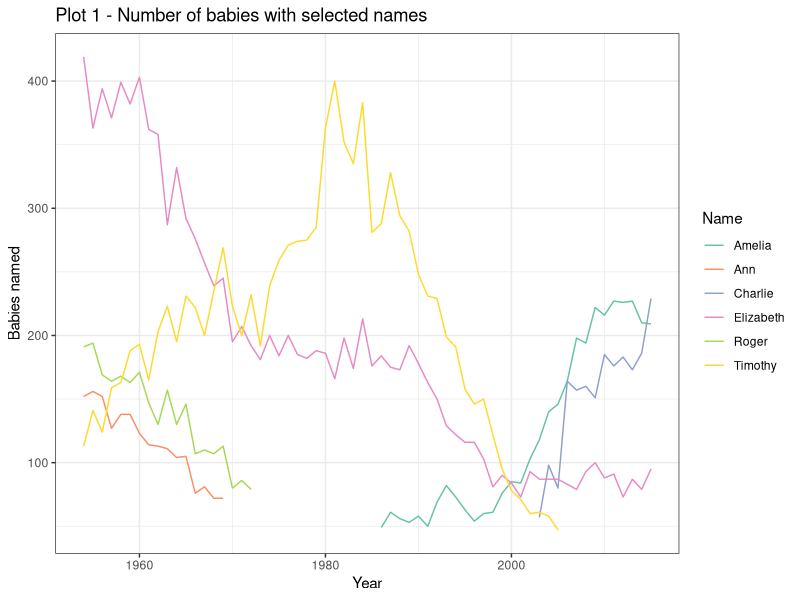
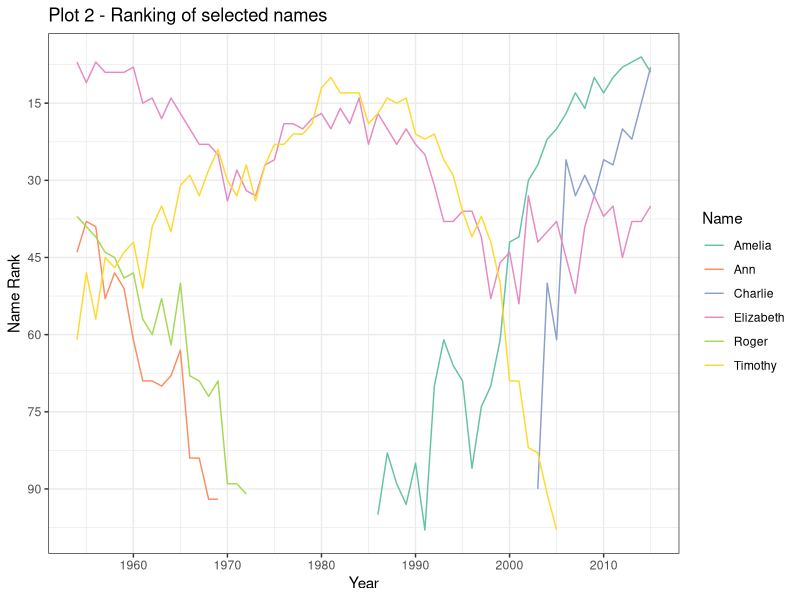
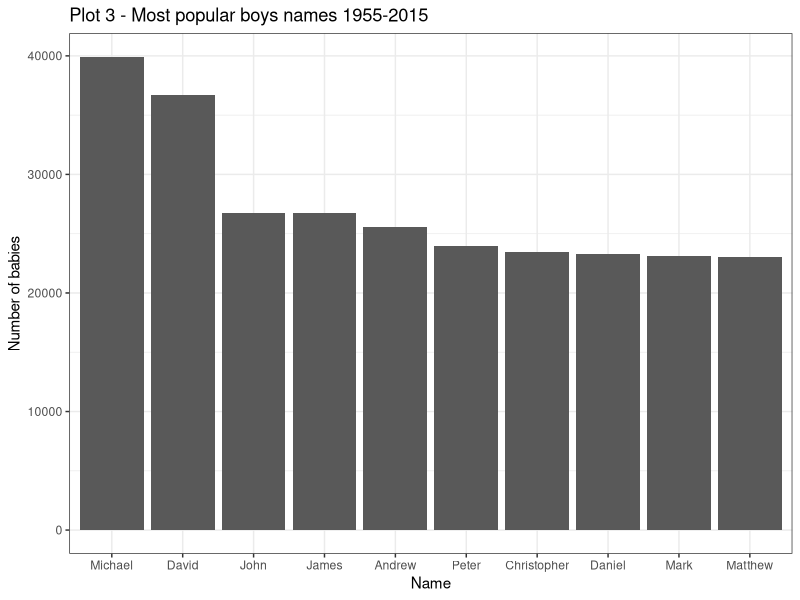
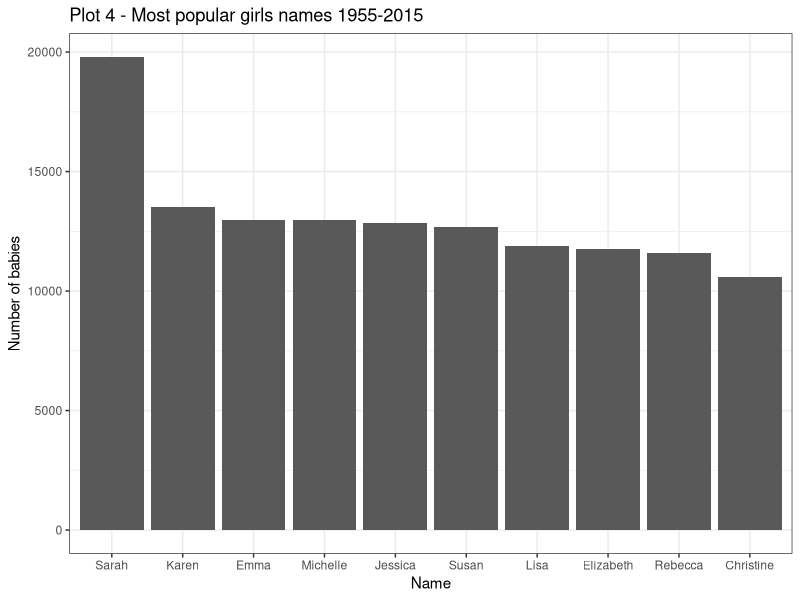
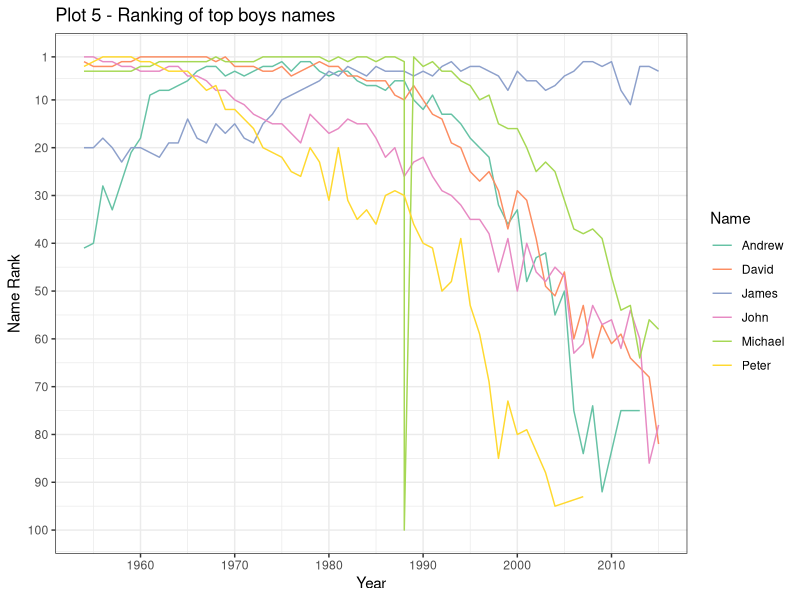
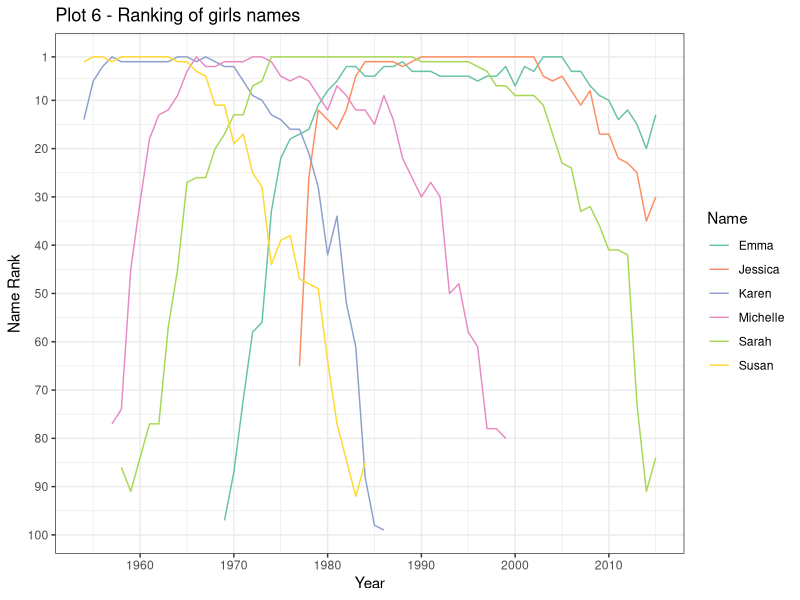
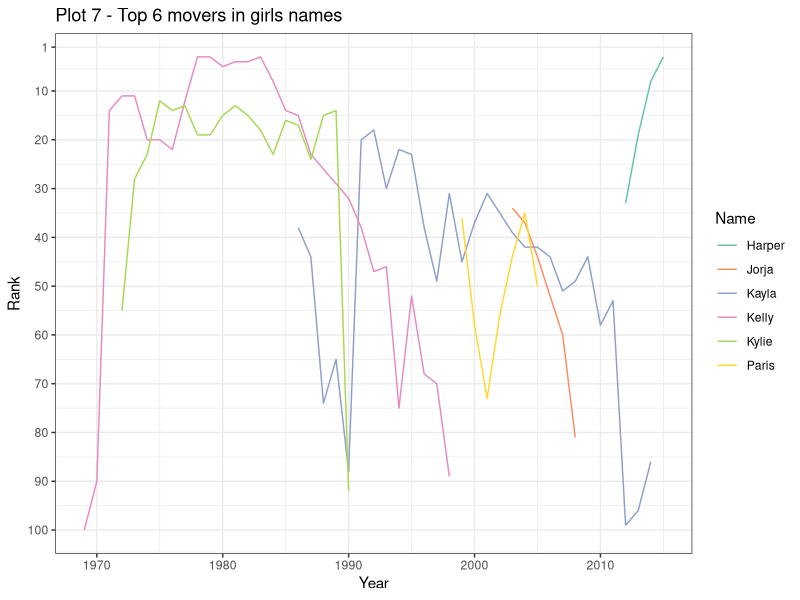
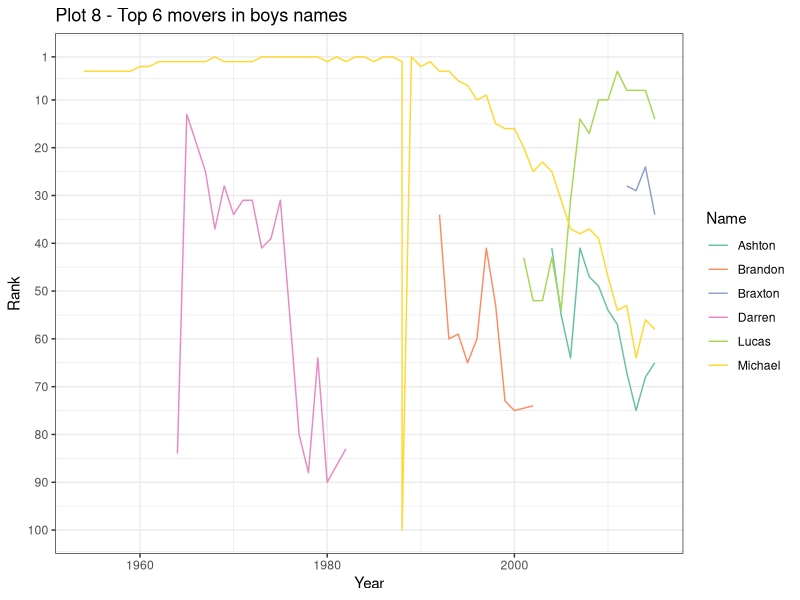

Recreate these plots in R, in order.
## ---- chunk 1
library(dplyr)
library(tidyr)
library(ggplot2)
library(RColorBrewer)

babynames <- read.csv("NZnamedata.csv", header=T)
## ---- chunk 2
girlsnames <- c("Elizabeth","Amelia","Ann")
boysnames <- c("Timothy", "Charlie","Roger")
selnames <- filter(babynames, (Name %in% girlsnames & Sex =="Girl") | 
                     (Name %in% boysnames & Sex =="Boy"))

## ---- chunk 3
ggplot(data = selnames, aes(x = Year, y = No., colour = Name)) +
  geom_line(aes(colour = Name)) + 
  scale_color_brewer(palette = "Set2") +
  theme_bw() + 
  labs(title = "Plot 1 - Number of babies with selected names", y = "Babies named") +
  theme(legend.key = element_blank())
## ---- chunk 4
ggplot(data = selnames, aes(x = Year, y = Rank, colour = Name)) +
  geom_line(aes(colour = Name)) + 
  scale_color_brewer(palette = "Set2") +
  theme_bw() + 
  scale_y_reverse(breaks = seq(0,100,15)) + 
  labs(title = "Plot 2 - Ranking of selected names", y = "Name Rank") + 
  scale_x_continuous(breaks = seq(0, 2015, 10)) + 
  theme(legend.key = element_blank())
## ---- chunk 5
### Boys names
topboynames <- babynames %>% 
  filter(Sex == "Boy") %>% 
  group_by(Name) %>% 
  summarise(Number = sum(No.)) %>% 
  arrange(-Number) %>% 
  slice(1:10) %>% 
  mutate(Name = reorder(Name, -Number, sum)) 

ggplot(topboynames, aes(x = Name, y = Number)) + 
  geom_bar(stat="identity") +
  labs(title="Plot 3 - Most popular boys names 1955-2015", y = "Number of babies") +
  theme_bw()


### Girls names
topgirlnames <- babynames %>% 
  filter(Sex == "Girl") %>% 
  group_by(Name) %>% 
  summarise(Number = sum(No.)) %>% 
  arrange(-Number) %>% 
  slice(1:10) %>% 
  mutate(Name = reorder(Name, -Number, sum))

ggplot(topgirlnames, aes(x = Name, y = Number)) + 
  geom_bar(stat="identity") +
  labs(title="Plot 4 - Most popular girls names 1955-2015", y = "Number of babies") +
  theme_bw()

## ---- chunk 6
### Top boys names

# Create vector of names
top6boysvec <- topboynames %>% select(Name) %>% slice(1:6) %>% droplevels() %>% .$Name

# Create df
top6boysdata <- babynames %>% filter(Name %in% top6boysvec & Sex == "Boy") %>% droplevels()

# Create plot  
ggplot(data = top6boysdata, aes(x = Year, y = Rank, colour = Name)) +
  geom_line(aes(colour = Name)) + 
  scale_color_brewer(palette = "Set2") +
  theme_bw() + 
  scale_y_reverse(breaks = c(1,10,20,30,40,50,60,70,80,90,100)) + 
  labs(title = "Plot 5 - Ranking of top boys names", y = "Name Rank") + 
  scale_x_continuous(breaks = seq(0, 2015, 10)) + 
  theme(legend.key = element_blank())

### Top girls names

# Create vector of required names
top6girlsvec <- topgirlnames %>% select(Name) %>% slice(1:6) %>% droplevels() %>% .$Name

# Create df 
top6girlsdata <- babynames %>% filter(Name %in% top6girlsvec & Sex == "Girl") %>% droplevels()

# Create plot  
ggplot(data = top6girlsdata, aes(x = Year, y = Rank, colour = Name)) +
  geom_line(aes(colour = Name)) + 
  scale_color_brewer(palette = "Set2") +
  theme_bw() + 
  scale_y_reverse(breaks = c(1,10,20,30,40,50,60,70,80,90,100)) + 
  labs(title = "Plot 6 - Ranking of girls names", y = "Name Rank") + 
  scale_x_continuous(breaks = seq(0, 2015, 10)) + 
  theme(legend.key = element_blank())

## ---- chunk 7

### Need to add a variable with the annual difference - probably a cleaner way to do this
difference <- numeric(length = nrow(babynames))
diffrank <- numeric(length = nrow(babynames))

for(i in seq(1, nrow(babynames))) {
  currentyear <- babynames[i,1]
  currentname <- as.character(babynames[i,2])
  currentsex <- as.character(babynames[i,4])
  currentnum <- babynames[i,3]
  currentrank <- babynames[i,5]
  lastyear <- currentyear-1
  lastyear <- filter(babynames, Year == lastyear & Name == currentname & Sex == currentsex)
  lastnum <- ifelse(nrow(lastyear) == 0, 0, lastyear$No. )
  lastrank <- ifelse(nrow(lastyear) == 0, 101, lastyear$Rank )
  
  difference[i] <- (currentnum - lastnum)
  diffrank[i] <- (lastrank - currentrank)
}

babynames <- cbind(babynames, difference, diffrank)

#########



girlsdiffrank <- babynames %>% filter(Year != "1954" & Sex == "Girl") %>% arrange(-abs(diffrank)) %>% distinct(Name) %>% slice(1:6)
girlsdiffrank

plotdatagirls <- filter(babynames, Name %in% girlsdiffrank$Name)

ggplot(plotdatagirls, aes(x = Year, y = Rank, group = Name, colour = Name)) + 
  geom_line(aes(colour = Name)) +
  scale_color_brewer(palette = "Set2") +
  theme_bw() + 
  labs(title = "Plot 7 - Top 6 movers in girls names") +
  scale_y_reverse(breaks = c(1,10,20,30,40,50,60,70,80,90,100)) +
  theme(legend.key = element_blank())
## ---- chunk 8

boysdiffrank <- babynames %>% filter(Year != "1954" & Sex == "Boy") %>% arrange(-abs(diffrank)) %>% distinct(Name) %>% slice(1:6)
boysdiffrank

plotdataboys <- filter(babynames, Name %in% boysdiffrank$Name)

ggplot(plotdataboys, aes(x = Year, y = Rank, group = Name, colour = Name)) + 
  geom_line(aes(colour = Name)) +
  scale_color_brewer(palette = "Set2") +
  theme_bw() + 
  labs(title = "Plot 8 - Top 6 movers in boys names") +
  scale_y_reverse(breaks = c(1,10,20,30,40,50,60,70,80,90,100)) +
  theme(legend.key = element_blank())


## ---- chunk 9
yeartotals <- babynames %>% 
  group_by(Sex, Year) %>% 
  summarise(Total.in.top.100 = sum(No.))

ggplot(yeartotals, aes(x = Year, y = Total.in.top.100, group = Sex)) +
  geom_line(aes(colour = Sex)) +
  scale_color_brewer(palette = "Set2") +
  theme_bw() +
  theme(legend.key = element_blank()) +
  labs(title = "Plot 9 - How many babies are included in the top 100 for each year?")

